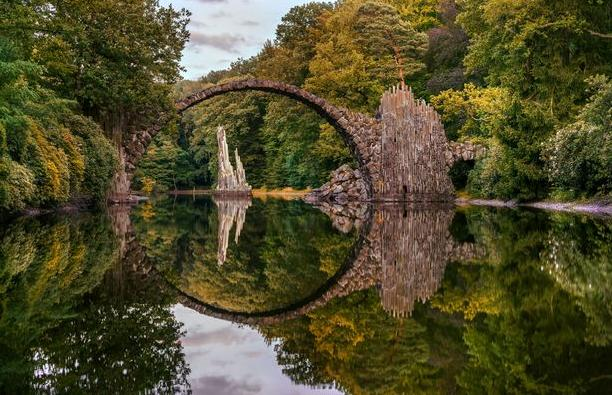
#> input picture Etapa1/OpenCV/ponte.jpg, 612 x 395 px
$ python atividade2.py
#> lines starting #> are read from the running program, lines starting #| are printed output that depends on the picture
# Importação das bibliotecas
import cv2

# Leitura da imagem com a função imread()
imagem = cv2.imread('ponte.jpg')
#> imagem is the input picture: shape (395, 612, 3); mean B, G, R 43.6, 75.7, 80

for y in range(0, imagem.shape[0]): # percorre linhas
    for x in range(0, imagem.shape[1]): # percorre colunas
        imagem[y, x] = (255,0,0)    # muda a cor do pixel para azul
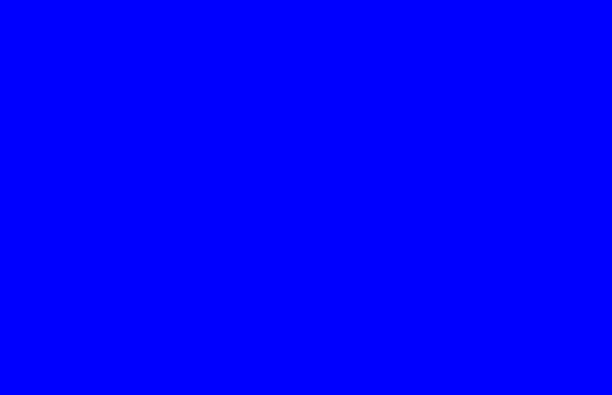
#> imagem: shape (395, 612, 3); mean B, G, R 255, 0, 0

# Mostra a imagem com a função imshow
cv2.imshow("Imagem modificada", imagem)
cv2.waitKey(0)  # espera pressionar qualquer tecla
